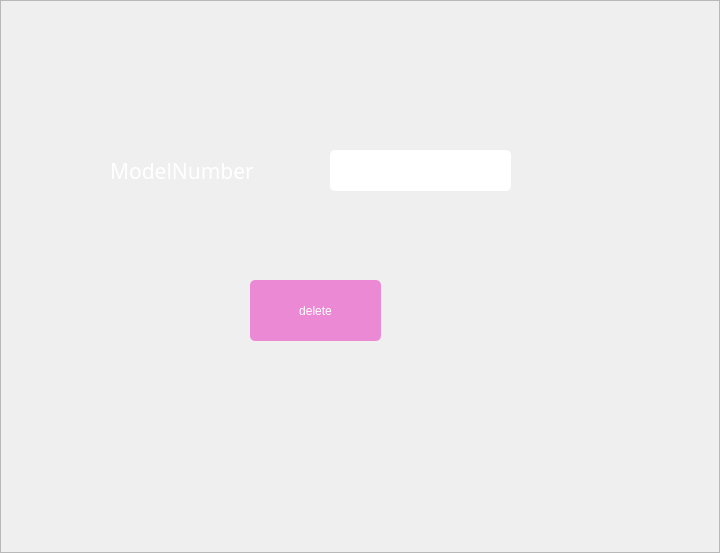
<?xml version="1.0" encoding="UTF-8"?>
<ui version="4.0">
 <class>deleteframe</class>
 <widget class="QFrame" name="deleteframe">
  <property name="geometry">
   <rect>
    <x>0</x>
    <y>0</y>
    <width>720</width>
    <height>553</height>
   </rect>
  </property>
  <property name="windowTitle">
   <string>Frame</string>
  </property>
  <property name="styleSheet">
   <string notr="true">#deleteframe
{
background-image: url(:/images/ad_img.jpg);
}</string>
  </property>
  <property name="frameShape">
   <enum>QFrame::StyledPanel</enum>
  </property>
  <property name="frameShadow">
   <enum>QFrame::Raised</enum>
  </property>
  <widget class="QLabel" name="label">
   <property name="geometry">
    <rect>
     <x>110</x>
     <y>140</y>
     <width>191</width>
     <height>61</height>
    </rect>
   </property>
   <property name="font">
    <font>
     <family>Trebuchet MS</family>
     <pointsize>16</pointsize>
    </font>
   </property>
   <property name="styleSheet">
    <string notr="true">QLabel
{


	color: rgb(255, 255, 255);

}</string>
   </property>
   <property name="text">
    <string>ModelNumber</string>
   </property>
  </widget>
  <widget class="QLineEdit" name="txtmn">
   <property name="geometry">
    <rect>
     <x>330</x>
     <y>150</y>
     <width>181</width>
     <height>41</height>
    </rect>
   </property>
   <property name="styleSheet">
    <string notr="true">QLineEdit
{
border-radius:5px;
}</string>
   </property>
  </widget>
  <widget class="QPushButton" name="btndel">
   <property name="geometry">
    <rect>
     <x>250</x>
     <y>280</y>
     <width>131</width>
     <height>61</height>
    </rect>
   </property>
   <property name="styleSheet">
    <string notr="true">QPushButton
{
	background-color: rgb(235, 137, 213);
	
}
QPushButton
{  
   color:white;
   border-radius:5px;
}
QPushButton:hover
{  
   color:white;
   border-radius:5px;
   
	
	background-color: rgb(113, 136, 213);

}</string>
   </property>
   <property name="text">
    <string>delete</string>
   </property>
  </widget>
 </widget>
 <resources>
  <include location="imgresource.qrc"/>
 </resources>
 <connections/>
</ui>
